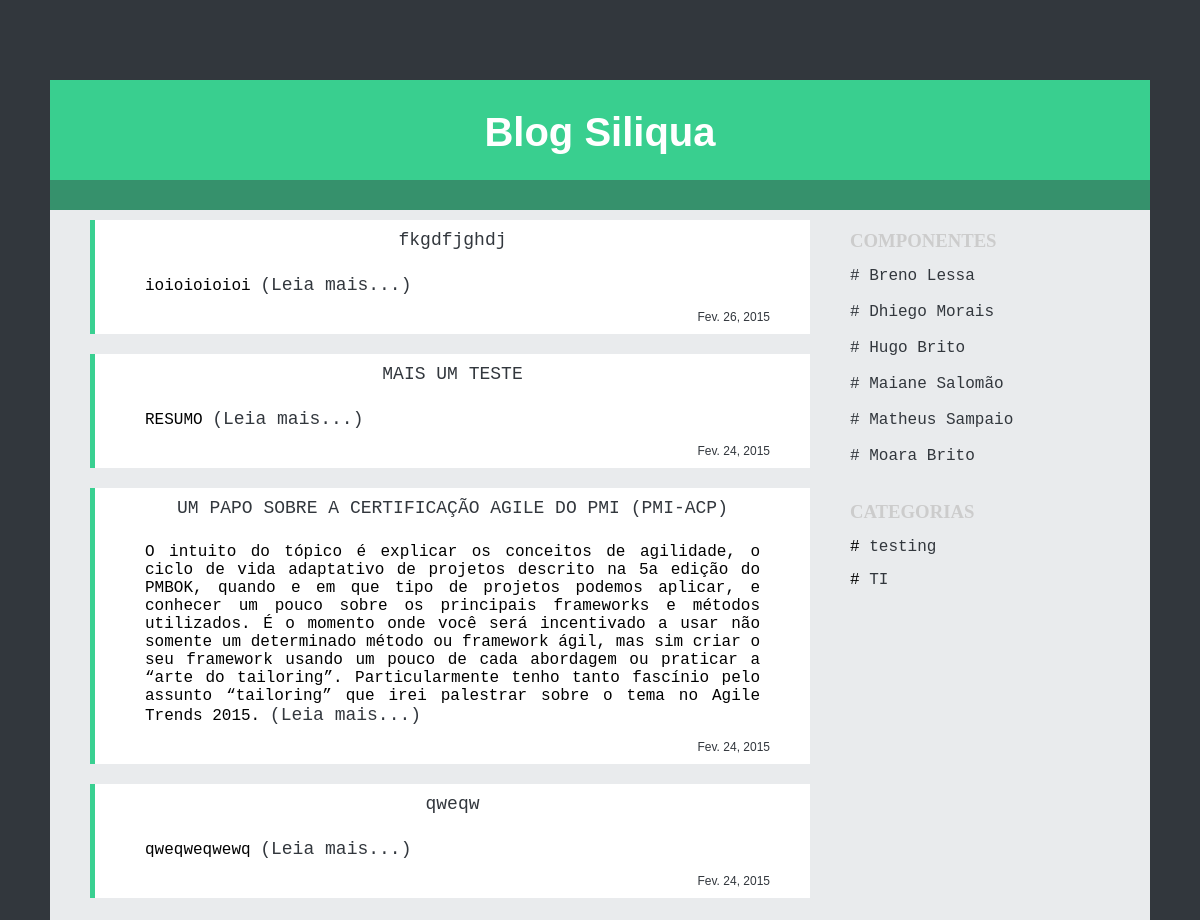
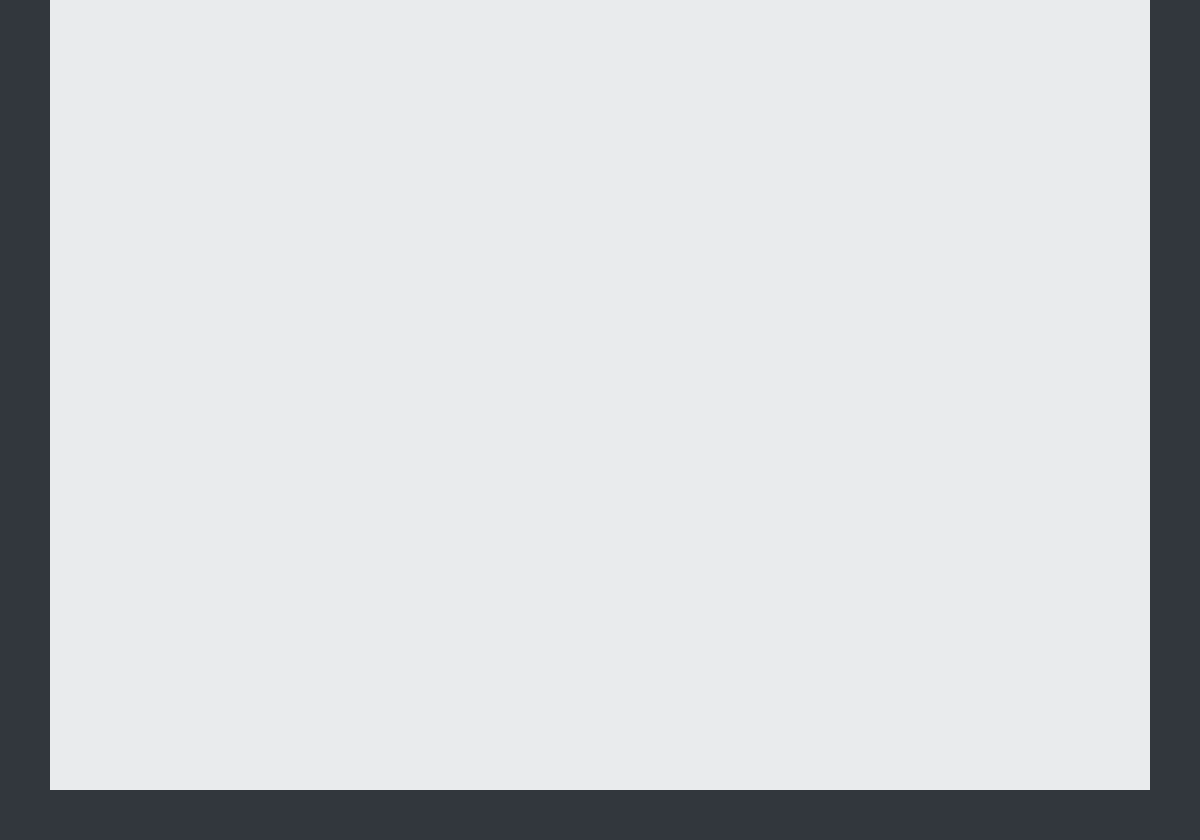
The page / on the database its author committed (2 pictures, top to bottom).
### blog/models.py (models this page shows, shortened)
class Categoria(models.Model):
    titulo = models.CharField(max_length=100, db_index=True)
    slug = models.SlugField(max_length=100, db_index=True)
    @permalink
    def get_absolute_url(self):
        return ('view_blog_categoria', None, { 'slug': self.slug })

class Blog(models.Model):
    class Meta:
            ordering = ('-posted',)
    titulo = models.CharField(max_length=100, unique=True)
    slug = models.SlugField(max_length=100, unique=True)
    body = models.TextField()
    posted = models.DateField()
    categoria = models.ForeignKey('blog.Categoria')
    resumo = models.TextField()
    @permalink
    def get_absolute_url(self):
        return ('view_blog_post', None, { 'slug': self.slug })

### blog/views.py (the view)
def index(request):
    return render_to_response('index.html', {
        'categorias': Categoria.objects.all(),
        'posts': Blog.objects.all()[:5]
    })

### templates/index.html (shortened to what this page needs)
<!DOCTYPE html>
<html>
	<head>
    </head>
        <body>
            <div class="top" ></div>
            <header>
                {% block title %}
                  <a href="http://127.0.0.1:8000/"><h1> Blog Siliqua </h1></a>
                {% endblock %}
             </header>
             {% block content %}
             <aside>
                 <h3> COMPONENTES </h3>
                     <div class="componentes">
                         # Breno Lessa <br><br>
                         # Dhiego Morais <br><br>
                         # Hugo Brito <br><br>
                         # Maiane Salomão <br><br>
                         # Matheus Sampaio <br><br>
                         # Moara Brito <br><br>
                     </div>
                     <br>
                 <h3> CATEGORIAS </h3>
                 {% if categorias %}
                    {% for categoria in categorias %}
                        <div class="categorias"># <a href="{{ categoria.get_absolute_url }}">{{ categoria.titulo }}</a></div>
                    {% endfor %}
            {% else %}
            <p>There are no posts.</p>
            {% endif %}
             </aside>
        <div class="tudo" >
            <article>
            {% if posts %}
                    {% for post in posts %}
                           <div class="titulo"><a href="{{ post.get_absolute_url }}">{{ post.titulo }}</a></div>
                           <div class="resumo">{{ post.resumo}} <a href="{{ post.get_absolute_url }}">(Leia mais...)</a></div>
                           <div class="data">{{ post.posted}}</div>
                           <div class="emBranco"></div>
                    {% endfor %}
            {% else %}
            <p>There are no posts.</p>
            {% endif %}
            </article>
        </div>
            {% endblock %}
        <div class="rodape" ></div>
    </body>
</html>

### templates/index.html (style rules this page uses)
* { padding: 0px; margin: 0px; background-color: #32373D; }
body { width: 1100px; margin: 0 auto; }
.top { background-color: #32373D; width: 100%; height: 80px; }
.rodape { background-color: #32373D; width: 100%; height: 50px; }
header { width: 100%; height: 100px; background-color:#39CF8F; border-bottom: 30px solid #36916C; }
.tudo { background-color: #E9EBED; width: 800px; min-height: 1500px; float: left; }
article { width: 90%; margin: 0 auto; margin-top: 10px; background-color: #FFFFFF; }
.resumo { background-color: transparent; font-family: "Bitstream Vera Sans Mono", Monaco, "Courier New", Courier, monospace; padding-top: 15px; padding-bottom: 15px; text-align: justify; padding-left: 50px; padding-right: 50px; border-left: 5px solid #39D091; }
.titulo { padding-top: 10px; padding-bottom: 10px; background-color: transparent; text-align: center; font-family: Monaco, Menlo, Consolas, "Courier New", monospace; color: #CCC; border-left: 5px solid #39D091; }
.titulo a { background-color: transparent; color: #32373D; font-size: 18px; text-decoration: none; list-style-type: none; }
.data { border-left: 5px solid #39D091; text-align: right; background-color: transparent; color: #32373D; font-size: 12px; text-decoration: none; list-style-type: none; background-color: transparent; margin-right: 40px; padding-bottom: 10px; font-family:'Lobster', arial, serif; }
h1 { padding-top: 30px; background-color: transparent; text-align: center; font-family:'Lobster', arial, serif; font-size: 40px; color:#FFFFFF; }
a { text-decoration: none; }
.emBranco { background-color: #E9EBED; width: 100%; height: 20px; }
aside { text-align: justify; padding-top: 20px; background-color: #E9EBED; width: 300px; min-height: 1480px; float:right; }
.categorias a { background-color: transparent; color: #32373D; text-decoration: none; }
.categorias { font-family: "Bitstream Vera Sans Mono", Monaco, "Courier New", Courier, monospace; padding-top: 15px; background-color: transparent; }
h3 { color: #CCCCCC; background-color: transparent; }
.componentes { background-color: transparent; color: #32373D; font-family: "Bitstream Vera Sans Mono", Monaco, "Courier New", Courier, monospace; padding-top: 15px; background-color: transparent; }
.resumo a { background-color: transparent; color: #32373D; font-size: 18px; text-decoration: none; list-style-type: none; }

### rows shown on the page
Categoria: titulo "testing"
Categoria: titulo "TI"
Blog: titulo "fkgdfjghdj", resumo "ioioioioioi", posted "Fev. 26, 2015"
Blog: titulo "MAIS UM TESTE", resumo "RESUMO", posted "Fev. 24, 2015"
Blog: titulo "UM PAPO SOBRE A CERTIFICAÇÃO AGILE DO PMI (PMI-ACP)", resumo "O intuito do tópico é explicar os conceitos de agilidade, o ciclo de vida adaptativo de projetos descrito na 5a edição do PMBOK, quando e em que tipo de projetos podemos aplicar, e conhecer um pouco sobre os principais frameworks e métodos utilizados. É o momento onde você será incentivado a usar não somente um determinado método ou framework ágil, mas sim criar o seu framework usando um pouco de cada abordagem ou praticar a “arte do tailoring”. Particularmente tenho tanto fascínio pelo assunto “tailoring” que irei palestrar sobre o tema no Agile Trends 2015.", posted "Fev. 24, 2015"
Blog: titulo "qweqw", resumo "qweqweqwewq", posted "Fev. 24, 2015"
